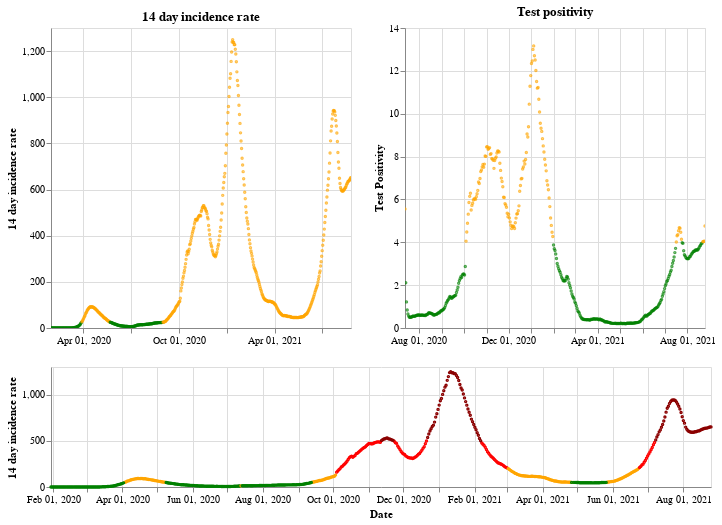

Notebook code cell kept with this figure:
### Markdown cell above
## England

### Code cell
plot_traffic_light('England')

### Figure 1 — Vega-Lite specification as saved in the notebook (floating-point values rounded to 4 significant figures; data arrays with more than 128 entries replaced by an {"elided": "..."} marker saying what was removed)
{"config": {"view": {"continuousWidth": 400, "continuousHeight": 300}}, "vconcat": [{"hconcat": [{"mark": {"type": "point", "size": 2}, "encoding": {"color": {"condition": {"value": "green", "test": "(datum.twoWeeklyCasesRate <= 25)"}, "value": "orange"}, "tooltip": [{"type": "nominal", "field": "areaName"}, {"type": "temporal", "field": "date"}, {"type": "quantitative", "field": "twoWeeklyCasesRate"}, {"type": "quantitative", "field": "testPositivity"}], "x": {"type": "temporal", "axis": {"title": ""}, "field": "date", "scale": {"domain": {"selection": "DateBrush"}}, "timeUnit": "yearmonthdate"}, "y": {"type": "quantitative", "axis": {"title": "14 day incidence rate"}, "field": "twoWeeklyCasesRate"}}, "title": "14 day incidence rate", "width": 300}, {"mark": {"type": "point", "size": 2}, "encoding": {"color": {"condition": {"value": "green", "test": "(datum.testPositivity <= 4)"}, "value": "orange"}, "tooltip": [{"type": "nominal", "field": "areaName"}, {"type": "temporal", "field": "date"}, {"type": "quantitative", "field": "twoWeeklyCasesRate"}, {"type": "quantitative", "field": "testPositivity"}], "x": {"type": "temporal", "axis": {"title": ""}, "field": "date", "scale": {"domain": {"selection": "DateBrush"}}, "timeUnit": "yearmonthdate"}, "y": {"type": "quantitative", "axis": {"title": "Test Positivity"}, "field": "testPositivity"}}, "title": "Test positivity", "width": 300}]}, {"layer": [{"mark": {"type": "point", "size": 2}, "encoding": {"color": {"condition": {"value": "orange", "test": "(((datum.testPositivity < 4) && (datum.twoWeeklyCasesRate >= 50)) && (datum.twoWeeklyCasesRate < 200))"}, "value": "red"}, "opacity": {"condition": {"value": 1, "test": "((datum.twoWeeklyCasesRate >= 50) && (datum.twoWeeklyCasesRate < 500))"}, "value": 0}, "tooltip": [{"type": "nominal", "field": "areaName"}, {"type": "temporal", "field": "date"}, {"type": "quantitative", "field": "twoWeeklyCasesRate"}, {"type": "quantitative", "field": "testPositivity"}], "x": {"type": "temporal", "axis": {"title": "Date"}, "field": "date", "timeUnit": "yearmonthdate"}, "y": {"type": "quantitative", "axis": {"title": "14 day incidence rate"}, "field": "twoWeeklyCasesRate"}}, "selection": {"DateBrush": {"type": "interval", "encodings": ["x"], "fields": ["Time"]}}}, {"mark": {"type": "point", "size": 2}, "encoding": {"color": {"value": "darkred"}, "opacity": {"condition": {"value": 1, "test": "(datum.twoWeeklyCasesRate >= 500)"}, "value": 0}, "tooltip": [{"type": "nominal", "field": "areaName"}, {"type": "temporal", "field": "date"}, {"type": "quantitative", "field": "twoWeeklyCasesRate"}, {"type": "quantitative", "field": "testPositivity"}], "x": {"type": "temporal", "axis": {"title": "Date"}, "field": "date", "timeUnit": "yearmonthdate"}, "y": {"type": "quantitative", "axis": {"title": "14 day incidence rate"}, "field": "twoWeeklyCasesRate"}}}, {"mark": {"type": "point", "size": 2}, "encoding": {"color": {"condition": {"value": "green", "test": "((datum.testPositivity < 4) && (datum.twoWeeklyCasesRate < 50))"}, "value": "orange"}, "opacity": {"condition": {"value": 1, "test": "(datum.twoWeeklyCasesRate < 50)"}, "value": 0}, "tooltip": [{"type": "nominal", "field": "areaName"}, {"type": "temporal", "field": "date"}, {"type": "quantitative", "field": "twoWeeklyCasesRate"}, {"type": "quantitative", "field": "testPositivity"}], "x": {"type": "temporal", "axis": {"title": "Date"}, "field": "date", "timeUnit": "yearmonthdate"}, "y": {"type": "quantitative", "axis": {"title": "14 day incidence rate"}, "field": "twoWeeklyCasesRate"}}}], "height": 120, "width": 660}], "data": {"name": "data-7671c04e2ef24ee47790cee05c8db288"}, "$schema": "https://vega.github.io/schema/vega-lite/v4.8.1.json", "datasets": {"data-7671c04e2ef24ee47790cee05c8db288": {"elided": "574 records"}}}
